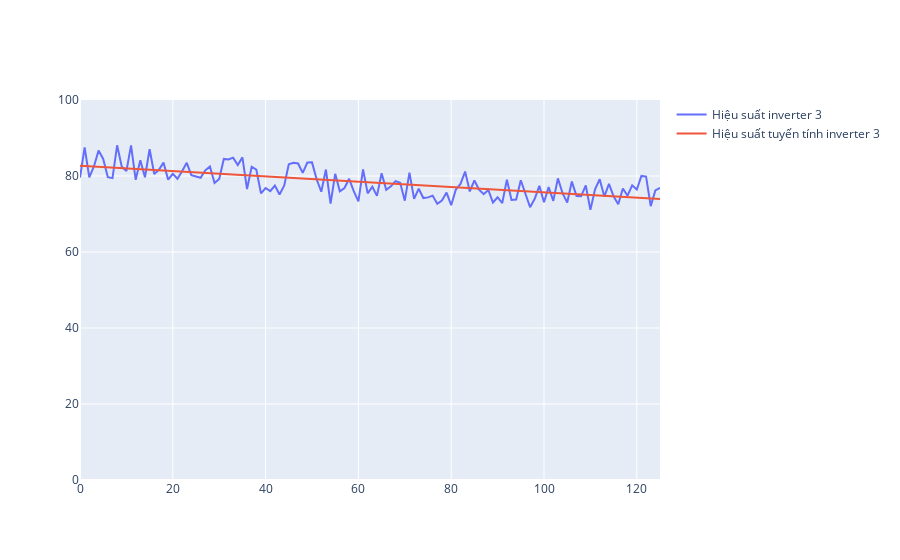

Notebook code cell kept with this figure:
### Code cell
df11=df21.merge(df31, how='outer')
df_bin11 = df11[['Hieu suat','month']] 
x = len(df_bin11)
num_index = range(0,x,1)
df_bin11 =  df_bin11.reset_index()
df_bin11.loc[:,'stt'] = pd.Series(num_index, df_bin11.index)
print(df_bin11)  
# Renaming the columns for easier writing of the code 
df_bin11.head() 
x=df_bin11['stt'].tolist()
y=df_bin11['Hieu suat'].tolist()
x=np.array(x)
y=np.array(y)
b1 = estimate_coef(x, y) 
print("Estimated coefficients:\nb_0 = {}\nb_1 = {}".format(b1[0], b1[1])) 
plot_regression_line(x, y, b) 
y_pred= b1[0] + b1[1]*x
fig11 = go.Figure()
fig11.add_trace(go.Scatter(
    x=df11.index,
    y=df11['Hieu suat'],
    name="Hiệu suất inverter 3 "))
fig11.add_trace(go.Scatter(
    x=df11.index,
    y=y_pred,
    name="Hiệu suất tuyến tính inverter 3 "))
fig11.update_layout(yaxis_range=[0, 100])
fig11.show()
